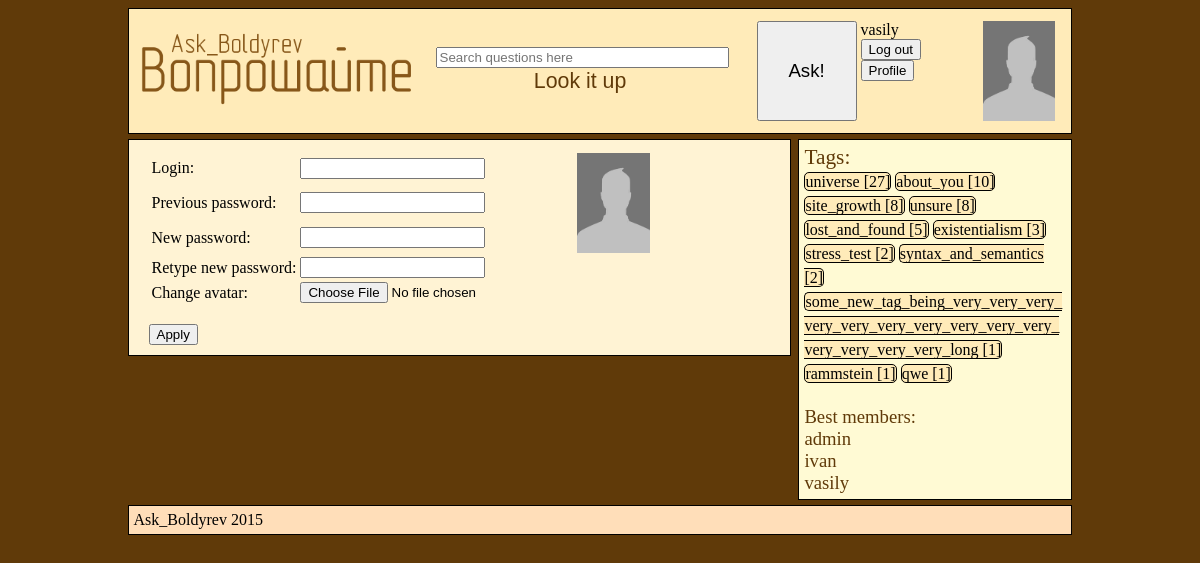
The page /questions/profile/ (signed in) on the database its author committed.
### questions/models.py (models this page shows, shortened)
class Person(models.Model):
	user = models.OneToOneField(User)
	avatar = models.CharField(max_length=200)
	rating = models.DecimalField(max_digits=3, decimal_places=0, default=0)

class Tag(models.Model):
	questions = models.ManyToManyField(Question)
	tag_text = models.CharField(max_length=200)
	absolute_popularity = models.DecimalField(max_digits=3, decimal_places=0, default=0)
	def __unicode__(self):
		return self.tag_text + " [" + str(self.absolute_popularity) + "]"

### questions/views.py (the view)
def profile(request):
	vardict = check_login(request)
	vardict.update( right_block() )
	return render(request, 'questions/profile.html', vardict)

### questions/views.py (called while the page is built, shortened)
def right_block():
	return {
		'popular_tags': Tag.objects.order_by('-absolute_popularity')[:50],
		'best_members': [p.user.username for p in Person.objects.order_by('-rating')[:5] ],
	}

def check_login(request):
	login_msg = ""
	return {
		'login_msg': login_msg,
	}

### questions/templates/questions/profile.html (shortened to what this page needs)
{% extends "base.html" %}
{% block main_block %}
<form action="{% url 'profile' %}" method="post">
<table>
<tr>
<td>
Login:
</td>
<td>
<input type="text" name="edit_login"/>
</td>
<td rowspan="3">
<img class="self_avatar" style="margin-left:20px" id="qwe" src="{{ request.user.person.avatar }}" />
</td>
</tr>
<tr>
<td>
Previous password:
</td>
<td>
<input type="password" name="prev_password"/>
</td>
</tr>
<tr>
<td>
New password:
</td>
<td>
<input type="password" name="new_password"/>
</td>
</tr>
<tr>
<td>
Retype new password:
</td>
<td>
<input type="password" name="re_new_password"/>
</td>
</tr>
<tr>
<td>
Change avatar:
</td>
<td>
<input type="file" accept="image/jpeg,image/png"/>
</td>
</tr>
</table>
<br/>
<button type="submit">Apply</button>
</form>
{% endblock main_block %}

### templates/base.html (shortened to what this page needs)
<!DOCTYPE HTML>
<html>
<head>
<link rel="stylesheet" type="text/css" href="/static/ask_boldyrev_main.css">
</head>
<body onLoad="body_loaded()">
<div style="width:100%" align="center">
<div id="comprehensive_div" align="left">
<div id="header_div">
{% block header_block %}
<table style="width:100%">
<tr style="height:120px">
<td class="header_logo">
<a href="{% url 'question_list' %}">
<img class="header_logo" alt="LOGO" src="/static/questions/pic/logo.png">
</a>
</td>
<td class="header_search">
<form action="{% url 'question_list' %}" method="GET">
<input type="text" name="q" class="header_search" placeholder="Search questions here" required/>
<br />
<button class="header_search" type="submit">Look it up</button>
</form>
</td>
<td class="header_user">
{% block user_block %}
{% if request.user.is_authenticated %}
<table width="100%">
<tr>
<td width="100px">
<form action="{% url 'new_question' %}" method="POST">
<button style="width: 100%; height: 100px; font-size: 14pt;" type="submit" name="new_question_button">Ask!</button>
</form>
</td>
<td>
<form action="{{ request.path }}" method="POST">
<img class="self_avatar" src="{{ request.user.person.avatar }}" />
<span class="self_nick">{{ request.user.username }}</span>
<br />
<button class="log_out" name="log_out" type="submit">Log out</button>
<br/>
</form>
<form action="{% url "profile" %}" method="POST">
<button name="profile" type="submit">Profile</button>
</form>
</td>
</tr>
</table>
{% endif %}
{% endblock user_block %}
</td>
</tr>
</table>
{% endblock %}
</div>
<div id="main_div">
<div style="padding:10px 20px">
{% block main_block %}{% endblock %}
</div>
</div>
<div id="right_div">
<div class="tags">
{% if not popular_tags %}
<span class="popular_tags">No tags!</span><br />
{% else %}
<span class="popular_tags">Tags:</span><br />
{% for tag in popular_tags %}
	<a href="{% url 'tag' tag.tag_text %}" class="tags">{{ tag }}</a>
{% endfor %}
{% endif %}
</div>
<div class="best_members">
{% if not best_members %}
<span class="best_members">No best members!</span><br />
{% else %}
<span class="best_members">Best members:</span><br />
{% for member in best_members %}
	<div style="">{{member}}</div>
{% endfor %}
{% endif %}
</div>
</div>
<div id="footer_div">
<div style="margin:5px">
{% block footer_block %}
Ask_Boldyrev  2015
{% endblock %}
</div>
</div>
</div>
</div>
</body>
</html>

### static/ask_boldyrev_main.css (style rules this page uses)
body { background-color:#603A09; }
#comprehensive_div { position:relative; width:25cm; }
#header_div { border:1px solid black; margin-bottom:5px; background-color:#FFEBB9; }
#main_div { width:70%; float:left; border:1px solid black; background-color:#FFF3D4; }
#right_div { margin-left:71%; padding:5px; border:1px solid black; background-color:#FFFAD4; }
#footer_div { position:relative; border:1px solid black; margin-top:5px; background-color:#FFDEB9; }
td.header_logo { width:300px; }
img.header_logo { width:100%; }
td.header_search { width:300px; }
input.header_search { width:95%; }
button.header_search { margin:0px 2px; width:95%; text-decoration: none; background-color:transparent; border: none; font-size:16pt; color:#603A09; }
td.header_user { padding-left:15px; }
img.self_avatar { float:right; margin-right:10px; max-height:100px; max-width:100px; }
div.tags { word-wrap: break-word; }
span.popular_tags { font-size:16pt; color:#603A09; }
div.best_members { margin-top: 20px; font-size:14pt; color:#603A09; }
a.tags { margin=7px; text-decoration: none; background-color:#ffebb9; border:1px solid black; border-radius: 5px; text-decoration: none; line-height: 1.5; color:black; }

### rows shown on the page
Tag: tag_text+absolute_popularity "universe [27]"
Tag: tag_text+absolute_popularity "about_you [10]"
Tag: tag_text+absolute_popularity "site_growth [8]"
Tag: tag_text+absolute_popularity "unsure [8]"
Tag: tag_text+absolute_popularity "lost_and_found [5]"
Tag: tag_text+absolute_popularity "existentialism [3]"
Tag: tag_text+absolute_popularity "stress_test [2]"
Tag: tag_text+absolute_popularity "syntax_and_semantics [2]"
Tag: tag_text+absolute_popularity "some_new_tag_being_very_very_very_very_very_very_very_very_very_very_very_very_very_very_long [1]"
Tag: tag_text+absolute_popularity "rammstein [1]"
Tag: tag_text+absolute_popularity "qwe [1]"

### other values the page prints
{{ request.user.username }} "vasily"
{{ member }} "admin" "ivan" "vasily"
